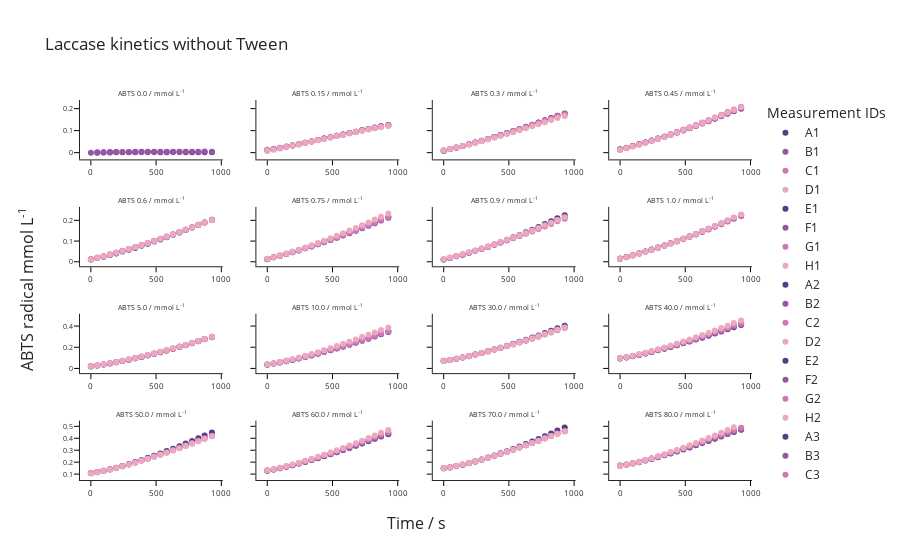

The cell this chart's notebook holds for it:
### Markdown cell above
### Visualize measurement data

### Code cell
estimator_woTween.visualize_data()

### Figure 1 — Plotly figure (JSON) as saved in the notebook; plotly's stock layout.template omitted (floating-point values rounded to 4 significant figures)
{"data": [{"marker": {"color": "rgb(87, 59, 136)"}, "mode": "markers", "name": "A1", "type": "scatter", "x": [0, 49, 97, 146, 194, 242, 291, 340, 388, 436, 485, 533, 581, 630, 679, 727, 776, 824, 872, 928], "xaxis": "x", "y": [null, 7.864e-05, 0.0008773, 0.001177, 0.001509, 0.001725, 0.002174, 0.00244, 0.002672, 0.002689, 0.002722, 0.002456, 0.002423, 0.002556, 0.00254, 0.002456, 0.002357, 0.002407, 0.00244, 0.002257], "yaxis": "y"}, {"marker": {"color": "rgb(152, 85, 166)"}, "mode": "markers", "name": "B1", "type": "scatter", "x": [0, 49, 97, 146, 194, 242, 291, 340, 388, 436, 485, 533, 581, 630, 679, 727, 776, 824, 872, 928], "xaxis": "x", "y": [7.864e-05, 0.001542, 0.002141, 0.002888, 0.003038, 0.002971, 0.003536, 0.003669, 0.004283, 0.004415, 0.004448, 0.004349, 0.0041, 0.004598, 0.004515, 0.004498, 0.004432, 0.004614, 0.004797, 0.004565], "yaxis": "y"}, {"marker": {"color": "rgb(206, 120, 179)"}, "mode": "markers", "name": "C1", "type": "scatter", "x": [0, 49, 97, 146, 194, 242, 291, 340, 388, 436, 485, 533, 581, 630, 679, 727, 776, 824, 872, 928], "xaxis": "x", "y": [null, null, null, null, null, null, null, null, null, null, null, null, null, null, null, null, null, null, null, null], "yaxis": "y"}, {"marker": {"color": "rgb(236, 168, 190)"}, "mode": "markers", "name": "D1", "type": "scatter", "x": [0, 49, 97, 146, 194, 242, 291, 340, 388, 436, 485, 533, 581, 630, 679, 727, 776, 824, 872, 928], "xaxis": "x", "y": [null, null, null, null, null, null, null, null, null, null, null, null, null, null, null, null, null, null, null, null], "yaxis": "y"}, {"marker": {"color": "rgb(87, 59, 136)"}, "mode": "markers", "name": "E1", "type": "scatter", "x": [0, 49, 97, 146, 194, 242, 291, 340, 388, 436, 485, 533, 581, 630, 679, 727, 776, 824, 872, 928], "xaxis": "x2", "y": [0.01095, 0.01636, 0.02133, 0.02698, 0.0329, 0.03871, 0.04495, 0.05145, 0.05766, 0.0639, 0.07023, 0.07653, 0.08242, 0.08913, 0.09506, 0.1014, 0.1074, 0.1137, 0.1195, 0.1249], "yaxis": "y2"}, {"marker": {"color": "rgb(152, 85, 166)"}, "mode": "markers", "name": "F1", "type": "scatter", "x": [0, 49, 97, 146, 194, 242, 291, 340, 388, 436, 485, 533, 581, 630, 679, 727, 776, 824, 872, 928], "xaxis": "x2", "y": [0.009812, 0.01498, 0.02058, 0.02643, 0.03242, 0.03851, 0.04481, 0.05121, 0.05789, 0.06431, 0.07036, 0.07663, 0.08299, 0.08932, 0.09542, 0.1014, 0.1079, 0.1137, 0.1196, 0.1255], "yaxis": "y2"}, {"marker": {"color": "rgb(206, 120, 179)"}, "mode": "markers", "name": "G1", "type": "scatter", "x": [0, 49, 97, 146, 194, 242, 291, 340, 388, 436, 485, 533, 581, 630, 679, 727, 776, 824, 872, 928], "xaxis": "x2", "y": [0.01323, 0.01662, 0.02196, 0.02757, 0.0332, 0.03912, 0.04531, 0.05126, 0.05795, 0.06408, 0.06999, 0.07597, 0.0817, 0.08825, 0.09439, 0.1002, 0.1065, 0.1125, 0.118, 0.1237], "yaxis": "y2"}, {"marker": {"color": "rgb(236, 168, 190)"}, "mode": "markers", "name": "H1", "type": "scatter", "x": [0, 49, 97, 146, 194, 242, 291, 340, 388, 436, 485, 533, 581, 630, 679, 727, 776, 824, 872, 928], "xaxis": "x2", "y": [0.008258, 0.01331, 0.01925, 0.02528, 0.03137, 0.03726, 0.04338, 0.05027, 0.05631, 0.06222, 0.06922, 0.0753, 0.08077, 0.08781, 0.09341, 0.09924, 0.1051, 0.1109, 0.117, 0.1215], "yaxis": "y2"}, {"marker": {"color": "rgb(87, 59, 136)"}, "mode": "markers", "name": "A2", "type": "scatter", "x": [0, 49, 97, 146, 194, 242, 291, 340, 388, 436, 485, 533, 581, 630, 679, 727, 776, 824, 872, 928], "xaxis": "x3", "y": [0.009069, 0.01651, 0.02314, 0.03036, 0.03801, 0.04597, 0.05423, 0.06247, 0.07129, 0.08005, 0.08912, 0.09825, 0.1077, 0.1174, 0.1269, 0.1369, 0.147, 0.1569, 0.167, 0.1774], "yaxis": "y3"}, {"marker": {"color": "rgb(152, 85, 166)"}, "mode": "markers", "name": "B2", "type": "scatter", "x": [0, 49, 97, 146, 194, 242, 291, 340, 388, 436, 485, 533, 581, 630, 679, 727, 776, 824, 872, 928], "xaxis": "x3", "y": [0.008573, 0.01626, 0.02283, 0.03007, 0.03787, 0.04547, 0.05345, 0.06204, 0.07074, 0.07967, 0.08869, 0.09748, 0.1067, 0.1161, 0.1259, 0.1361, 0.1456, 0.1558, 0.1659, 0.176], "yaxis": "y3"}, {"marker": {"color": "rgb(206, 120, 179)"}, "mode": "markers", "name": "C2", "type": "scatter", "x": [0, 49, 97, 146, 194, 242, 291, 340, 388, 436, 485, 533, 581, 630, 679, 727, 776, 824, 872, 928], "xaxis": "x3", "y": [0.009796, 0.01616, 0.02319, 0.03049, 0.03806, 0.0461, 0.05407, 0.06226, 0.07086, 0.07952, 0.08848, 0.09736, 0.1064, 0.1159, 0.1252, 0.1349, 0.1447, 0.1543, 0.1641, 0.1743], "yaxis": "y3"}, {"marker": {"color": "rgb(236, 168, 190)"}, "mode": "markers", "name": "D2", "type": "scatter", "x": [0, 49, 97, 146, 194, 242, 291, 340, 388, 436, 485, 533, 581, 630, 679, 727, 776, 824, 872, 928], "xaxis": "x3", "y": [0.01064, 0.0169, 0.02407, 0.03106, 0.03761, 0.04414, 0.05186, 0.05945, 0.06739, 0.07586, 0.08435, 0.09284, 0.1016, 0.1107, 0.1199, 0.1291, 0.1382, 0.1479, 0.1577, 0.1669], "yaxis": "y3"}, {"marker": {"color": "rgb(87, 59, 136)"}, "mode": "markers", "name": "E2", "type": "scatter", "x": [0, 49, 97, 146, 194, 242, 291, 340, 388, 436, 485, 533, 581, 630, 679, 727, 776, 824, 872, 928], "xaxis": "x4", "y": [0.0142, 0.02176, 0.0299, 0.03795, 0.04625, 0.05482, 0.06347, 0.07254, 0.08208, 0.09183, 0.1022, 0.1122, 0.1226, 0.1336, 0.1441, 0.155, 0.1665, 0.1779, 0.1897, 0.2012], "yaxis": "y4"}, {"marker": {"color": "rgb(152, 85, 166)"}, "mode": "markers", "name": "F2", "type": "scatter", "x": [0, 49, 97, 146, 194, 242, 291, 340, 388, 436, 485, 533, 581, 630, 679, 727, 776, 824, 872, 928], "xaxis": "x4", "y": [0.01504, 0.02217, 0.0302, 0.03842, 0.04618, 0.05461, 0.06427, 0.07251, 0.08151, 0.09113, 0.1009, 0.1108, 0.121, 0.1319, 0.1426, 0.1536, 0.1651, 0.1766, 0.1882, 0.1997], "yaxis": "y4"}, {"marker": {"color": "rgb(206, 120, 179)"}, "mode": "markers", "name": "G2", "type": "scatter", "x": [0, 49, 97, 146, 194, 242, 291, 340, 388, 436, 485, 533, 581, 630, 679, 727, 776, 824, 872, 928], "xaxis": "x4", "y": [0.01334, 0.02147, 0.02924, 0.03735, 0.0466, 0.05529, 0.06474, 0.07393, 0.08367, 0.0938, 0.1048, 0.115, 0.1259, 0.1373, 0.1486, 0.1602, 0.1721, 0.1841, 0.1959, 0.2086], "yaxis": "y4"}, {"marker": {"color": "rgb(236, 168, 190)"}, "mode": "markers", "name": "H2", "type": "scatter", "x": [0, 49, 97, 146, 194, 242, 291, 340, 388, 436, 485, 533, 581, 630, 679, 727, 776, 824, 872, 928], "xaxis": "x4", "y": [0.01254, 0.01966, 0.02773, 0.03577, 0.04392, 0.05313, 0.06246, 0.07158, 0.08183, 0.09159, 0.1024, 0.1132, 0.1235, 0.1351, 0.1465, 0.158, 0.1698, 0.1817, 0.1939, 0.2063], "yaxis": "y4"}, {"marker": {"color": "rgb(87, 59, 136)"}, "mode": "markers", "name": "A3", "type": "scatter", "x": [0, 49, 97, 146, 194, 242, 291, 340, 388, 436, 485, 533, 581, 630, 679, 727, 776, 824, 872, 928], "xaxis": "x5", "y": [0.01089, 0.01794, 0.02454, 0.03237, 0.04046, 0.04924, 0.05805, 0.0671, 0.07691, 0.08686, 0.09734, 0.1077, 0.1186, 0.13, 0.1412, 0.1532, 0.1655, 0.1776, 0.1901, 0.203], "yaxis": "y5"}, {"marker": {"color": "rgb(152, 85, 166)"}, "mode": "markers", "name": "B3", "type": "scatter", "x": [0, 49, 97, 146, 194, 242, 291, 340, 388, 436, 485, 533, 581, 630, 679, 727, 776, 824, 872, 928], "xaxis": "x5", "y": [0.01242, 0.01987, 0.02723, 0.03512, 0.04356, 0.05213, 0.06127, 0.07053, 0.07971, 0.08939, 0.09973, 0.1098, 0.1203, 0.1315, 0.1427, 0.1543, 0.1657, 0.1778, 0.1899, 0.2022], "yaxis": "y5"}, {"marker": {"color": "rgb(206, 120, 179)"}, "mode": "markers", "name": "C3", "type": "scatter", "x": [0, 49, 97, 146, 194, 242, 291, 340, 388, 436, 485, 533, 581, 630, 679, 727, 776, 824, 872, 928], "xaxis": "x5", "y": [0.0116, 0.01895, 0.02698, 0.03556, 0.04398, 0.05286, 0.06213, 0.07151, 0.08124, 0.09115, 0.1013, 0.1116, 0.122, 0.133, 0.144, 0.1553, 0.1665, 0.1784, 0.1901, 0.2028], "yaxis": "y5"}, {"marker": {"color": "rgb(236, 168, 190)"}, "mode": "markers", "name": "D3", "type": "scatter", "x": [0, 49, 97, 146, 194, 242, 291, 340, 388, 436, 485, 533, 581, 630, 679, 727, 776, 824, 872, 928], "xaxis": "x5", "y": [0.01094, 0.01915, 0.02672, 0.03481, 0.04319, 0.05192, 0.06123, 0.07042, 0.08026, 0.09009, 0.1005, 0.1107, 0.1213, 0.1322, 0.1432, 0.1543, 0.1658, 0.1776, 0.1897, 0.2015], "yaxis": "y5"}, {"marker": {"color": "rgb(87, 59, 136)"}, "mode": "markers", "name": "E3", "type": "scatter", "x": [0, 49, 97, 146, 194, 242, 291, 340, 388, 436, 485, 533, 581, 630, 679, 727, 776, 824, 872, 928], "xaxis": "x6", "y": [0.01285, 0.02133, 0.02932, 0.03738, 0.04623, 0.05503, 0.06476, 0.07437, 0.08426, 0.09466, 0.1051, 0.1157, 0.1268, 0.1382, 0.1497, 0.1617, 0.1737, 0.1861, 0.1987, 0.2124], "yaxis": "y6"}, {"marker": {"color": "rgb(152, 85, 166)"}, "mode": "markers", "name": "F3", "type": "scatter", "x": [0, 49, 97, 146, 194, 242, 291, 340, 388, 436, 485, 533, 581, 630, 679, 727, 776, 824, 872, 928], "xaxis": "x6", "y": [0.01384, 0.02237, 0.03062, 0.039, 0.04787, 0.05695, 0.06673, 0.07651, 0.08678, 0.09716, 0.1077, 0.1187, 0.1297, 0.1414, 0.1529, 0.1651, 0.1771, 0.1896, 0.2029, 0.2161], "yaxis": "y6"}, {"marker": {"color": "rgb(206, 120, 179)"}, "mode": "markers", "name": "G3", "type": "scatter", "x": [0, 49, 97, 146, 194, 242, 291, 340, 388, 436, 485, 533, 581, 630, 679, 727, 776, 824, 872, 928], "xaxis": "x6", "y": [0.01308, 0.02176, 0.02945, 0.03744, 0.04657, 0.05547, 0.06512, 0.07473, 0.08507, 0.09533, 0.1061, 0.1169, 0.128, 0.1399, 0.1515, 0.164, 0.1762, 0.1888, 0.2019, 0.2146], "yaxis": "y6"}, {"marker": {"color": "rgb(236, 168, 190)"}, "mode": "markers", "name": "H3", "type": "scatter", "x": [0, 49, 97, 146, 194, 242, 291, 340, 388, 436, 485, 533, 581, 630, 679, 727, 776, 824, 872, 928], "xaxis": "x6", "y": [0.01473, 0.02217, 0.03056, 0.03972, 0.04895, 0.05871, 0.06927, 0.07976, 0.09078, 0.1016, 0.1136, 0.1256, 0.1376, 0.1504, 0.1633, 0.1766, 0.1901, 0.204, 0.2178, 0.2325], "yaxis": "y6"}, {"marker": {"color": "rgb(87, 59, 136)"}, "mode": "markers", "name": "A4", "type": "scatter", "x": [0, 49, 97, 146, 194, 242, 291, 340, 388, 436, 485, 533, 581, 630, 679, 727, 776, 824, 872, 928], "xaxis": "x7", "y": [0.01117, 0.01854, 0.02636, 0.03453, 0.04337, 0.0529, 0.06276, 0.07291, 0.08368, 0.09466, 0.106, 0.118, 0.1299, 0.1423, 0.155, 0.1683, 0.1819, 0.1954, 0.2097, 0.224], "yaxis": "y7"}, {"marker": {"color": "rgb(152, 85, 166)"}, "mode": "markers", "name": "B4", "type": "scatter", "x": [0, 49, 97, 146, 194, 242, 291, 340, 388, 436, 485, 533, 581, 630, 679, 727, 776, 824, 872, 928], "xaxis": "x7", "y": [0.01094, 0.01876, 0.02662, 0.0351, 0.04408, 0.05308, 0.06291, 0.07233, 0.08231, 0.09277, 0.1035, 0.1147, 0.1258, 0.1376, 0.1498, 0.1623, 0.1751, 0.1882, 0.2015, 0.215], "yaxis": "y7"}, {"marker": {"color": "rgb(206, 120, 179)"}, "mode": "markers", "name": "C4", "type": "scatter", "x": [0, 49, 97, 146, 194, 242, 291, 340, 388, 436, 485, 533, 581, 630, 679, 727, 776, 824, 872, 928], "xaxis": "x7", "y": [0.0113, 0.01905, 0.02701, 0.03494, 0.04396, 0.05268, 0.06204, 0.07166, 0.08186, 0.09177, 0.1024, 0.113, 0.124, 0.1354, 0.1467, 0.1583, 0.1703, 0.1827, 0.1951, 0.2081], "yaxis": "y7"}, {"marker": {"color": "rgb(236, 168, 190)"}, "mode": "markers", "name": "D4", "type": "scatter", "x": [0, 49, 97, 146, 194, 242, 291, 340, 388, 436, 485, 533, 581, 630, 679, 727, 776, 824, 872, 928], "xaxis": "x7", "y": [0.01338, 0.02071, 0.02876, 0.0372, 0.04599, 0.055, 0.06503, 0.07446, 0.08479, 0.09525, 0.1059, 0.1169, 0.1277, 0.1395, 0.1513, 0.1636, 0.176, 0.1888, 0.2019, 0.215], "yaxis": "y7"}, {"marker": {"color": "rgb(87, 59, 136)"}, "mode": "markers", "name": "E4", "type": "scatter", "x": [0, 49, 97, 146, 194, 242, 291, 340, 388, 436, 485, 533, 581, 630, 679, 727, 776, 824, 872, 928], "xaxis": "x8", "y": [0.01446, 0.02287, 0.03157, 0.04028, 0.04919, 0.05892, 0.06877, 0.07917, 0.08952, 0.1005, 0.1116, 0.1229, 0.1344, 0.1468, 0.1591, 0.1715, 0.1845, 0.1976, 0.2112, 0.225], "yaxis": "y8"}, {"marker": {"color": "rgb(152, 85, 166)"}, "mode": "markers", "name": "F4", "type": "scatter", "x": [0, 49, 97, 146, 194, 242, 291, 340, 388, 436, 485, 533, 581, 630, 679, 727, 776, 824, 872, 928], "xaxis": "x8", "y": [0.01465, 0.0225, 0.03082, 0.03959, 0.04837, 0.05766, 0.06736, 0.07747, 0.08806, 0.0983, 0.1095, 0.1207, 0.1319, 0.1442, 0.1561, 0.1687, 0.181, 0.194, 0.2074, 0.2209], "yaxis": "y8"}, {"marker": {"color": "rgb(206, 120, 179)"}, "mode": "markers", "name": "G4", "type": "scatter", "x": [0, 49, 97, 146, 194, 242, 291, 340, 388, 436, 485, 533, 581, 630, 679, 727, 776, 824, 872, 928], "xaxis": "x8", "y": [0.01575, 0.0234, 0.03209, 0.04074, 0.04906, 0.05855, 0.0685, 0.07821, 0.08916, 0.1, 0.1111, 0.1227, 0.1344, 0.1467, 0.1592, 0.1721, 0.1851, 0.1983, 0.212, 0.2262], "yaxis": "y8"}, {"marker": {"color": "rgb(236, 168, 190)"}, "mode": "markers", "name": "H4", "type": "scatter", "x": [0, 49, 97, 146, 194, 242, 291, 340, 388, 436, 485, 533, 581, 630, 679, 727, 776, 824, 872, 928], "xaxis": "x8", "y": [0.01451, 0.02238, 0.03046, 0.03923, 0.04798, 0.05745, 0.06768, 0.07779, 0.08849, 0.09962, 0.1112, 0.1227, 0.1346, 0.1469, 0.1598, 0.1728, 0.186, 0.1996, 0.2132, 0.2277], "yaxis": "y8"}, {"marker": {"color": "rgb(87, 59, 136)"}, "mode": "markers", "name": "A5", "type": "scatter", "x": [0, 49, 97, 146, 194, 242, 291, 340, 388, 436, 485, 533, 581, 630, 679, 727, 776, 824, 872, 928], "xaxis": "x9", "y": [0.01892, 0.02757, 0.03686, 0.04694, 0.05766, 0.06941, 0.08189, 0.09504, 0.1089, 0.1232, 0.1379, 0.1535, 0.1696, 0.1862, 0.2034, 0.2215, 0.2395, 0.2585, 0.278, 0.2982], "yaxis": "y9"}, {"marker": {"color": "rgb(152, 85, 166)"}, "mode": "markers", "name": "B5", "type": "scatter", "x": [0, 49, 97, 146, 194, 242, 291, 340, 388, 436, 485, 533, 581, 630, 679, 727, 776, 824, 872, 928], "xaxis": "x9", "y": [0.01953, 0.0284, 0.03775, 0.04801, 0.05876, 0.07045, 0.08275, 0.09571, 0.1092, 0.1231, 0.1379, 0.1529, 0.1686, 0.1847, 0.2012, 0.2193, 0.2378, 0.2563, 0.2749, 0.2932], "yaxis": "y9"}, {"marker": {"color": "rgb(206, 120, 179)"}, "mode": "markers", "name": "C5", "type": "scatter", "x": [0, 49, 97, 146, 194, 242, 291, 340, 388, 436, 485, 533, 581, 630, 679, 727, 776, 824, 872, 928], "xaxis": "x9", "y": [0.0206, 0.02976, 0.03925, 0.04963, 0.06067, 0.07243, 0.08496, 0.09785, 0.112, 0.1261, 0.1409, 0.1562, 0.1719, 0.188, 0.2046, 0.2222, 0.2399, 0.2585, 0.2774, 0.297], "yaxis": "y9"}, {"marker": {"color": "rgb(236, 168, 190)"}, "mode": "markers", "name": "D5", "type": "scatter", "x": [0, 49, 97, 146, 194, 242, 291, 340, 388, 436, 485, 533, 581, 630, 679, 727, 776, 824, 872, 928], "xaxis": "x9", "y": [0.02097, 0.0301, 0.03996, 0.05029, 0.06159, 0.0734, 0.08603, 0.09906, 0.113, 0.1271, 0.1418, 0.1573, 0.1733, 0.1895, 0.2065, 0.224, 0.2416, 0.26, 0.2787, 0.2982], "yaxis": "y9"}, {"marker": {"color": "rgb(87, 59, 136)"}, "mode": "markers", "name": "E5", "type": "scatter", "x": [0, 49, 97, 146, 194, 242, 291, 340, 388, 436, 485, 533, 581, 630, 679, 727, 776, 824, 872, 928], "xaxis": "x10", "y": [0.03574, 0.04537, 0.05613, 0.06766, 0.08042, 0.0937, 0.1079, 0.1228, 0.1384, 0.1542, 0.1708, 0.188, 0.2053, 0.2237, 0.2421, 0.2614, 0.281, 0.301, 0.3218, 0.343], "yaxis": "y10"}, {"marker": {"color": "rgb(152, 85, 166)"}, "mode": "markers", "name": "F5", "type": "scatter", "x": [0, 49, 97, 146, 194, 242, 291, 340, 388, 436, 485, 533, 581, 630, 679, 727, 776, 824, 872, 928], "xaxis": "x10", "y": [0.03598, 0.04698, 0.05752, 0.0693, 0.08237, 0.09624, 0.1108, 0.1259, 0.1421, 0.1581, 0.1754, 0.1929, 0.2109, 0.2297, 0.2491, 0.2686, 0.2886, 0.3098, 0.3312, 0.3527], "yaxis": "y10"}, {"marker": {"color": "rgb(206, 120, 179)"}, "mode": "markers", "name": "G5", "type": "scatter", "x": [0, 49, 97, 146, 194, 242, 291, 340, 388, 436, 485, 533, 581, 630, 679, 727, 776, 824, 872, 928], "xaxis": "x10", "y": [0.03666, 0.04655, 0.05756, 0.06981, 0.08256, 0.09635, 0.1109, 0.126, 0.1421, 0.1584, 0.1753, 0.1924, 0.2099, 0.2283, 0.247, 0.2659, 0.286, 0.3061, 0.327, 0.3481], "yaxis": "y10"}, {"marker": {"color": "rgb(236, 168, 190)"}, "mode": "markers", "name": "H5", "type": "scatter", "x": [0, 49, 97, 146, 194, 242, 291, 340, 388, 436, 485, 533, 581, 630, 679, 727, 776, 824, 872, 928], "xaxis": "x10", "y": [0.03803, 0.04892, 0.0612, 0.07427, 0.08838, 0.1032, 0.1192, 0.1359, 0.1535, 0.1717, 0.1911, 0.2111, 0.2317, 0.2527, 0.2742, 0.2961, 0.3179, 0.3399, 0.3627, 0.3858], "yaxis": "y10"}, {"marker": {"color": "rgb(87, 59, 136)"}, "mode": "markers", "name": "A7", "type": "scatter", "x": [0, 49, 97, 146, 194, 242, 291, 340, 388, 436, 485, 533, 581, 630, 679, 727, 776, 824, 872, 928], "xaxis": "x11", "y": [0.06959, 0.07863, 0.08992, 0.1021, 0.1155, 0.1302, 0.1456, 0.1616, 0.1785, 0.1957, 0.2136, 0.232, 0.2512, 0.2707, 0.291, 0.3119, 0.3339, 0.356, 0.3786, 0.4029], "yaxis": "y11"}, {"marker": {"color": "rgb(152, 85, 166)"}, "mode": "markers", "name": "B7", "type": "scatter", "x": [0, 49, 97, 146, 194, 242, 291, 340, 388, 436, 485, 533, 581, 630, 679, 727, 776, 824, 872, 928], "xaxis": "x11", "y": [0.07134, 0.08044, 0.0915, 0.1037, 0.117, 0.1311, 0.1459, 0.1616, 0.178, 0.1945, 0.2118, 0.2295, 0.2474, 0.2666, 0.2857, 0.3054, 0.3256, 0.3464, 0.3672, 0.3891], "yaxis": "y11"}, {"marker": {"color": "rgb(206, 120, 179)"}, "mode": "markers", "name": "C7", "type": "scatter", "x": [0, 49, 97, 146, 194, 242, 291, 340, 388, 436, 485, 533, 581, 630, 679, 727, 776, 824, 872, 928], "xaxis": "x11", "y": [0.0714, 0.08037, 0.09116, 0.1032, 0.1163, 0.1303, 0.145, 0.1605, 0.1766, 0.1926, 0.2093, 0.2263, 0.2441, 0.2624, 0.2809, 0.3, 0.3198, 0.3397, 0.3599, 0.3811], "yaxis": "y11"}, {"marker": {"color": "rgb(236, 168, 190)"}, "mode": "markers", "name": "D7", "type": "scatter", "x": [0, 49, 97, 146, 194, 242, 291, 340, 388, 436, 485, 533, 581, 630, 679, 727, 776, 824, 872, 928], "xaxis": "x11", "y": [0.06999, 0.07957, 0.09052, 0.1029, 0.1164, 0.1307, 0.1455, 0.161, 0.1774, 0.1941, 0.2115, 0.2289, 0.2469, 0.2654, 0.2843, 0.3037, 0.3237, 0.3438, 0.3643, 0.3855], "yaxis": "y11"}, {"marker": {"color": "rgb(87, 59, 136)"}, "mode": "markers", "name": "E7", "type": "scatter", "x": [0, 49, 97, 146, 194, 242, 291, 340, 388, 436, 485, 533, 581, 630, 679, 727, 776, 824, 872, 928], "xaxis": "x12", "y": [0.09451, 0.1038, 0.1152, 0.1277, 0.1411, 0.1555, 0.1709, 0.1864, 0.2028, 0.2193, 0.2365, 0.2539, 0.272, 0.2907, 0.3096, 0.3291, 0.3491, 0.3692, 0.3896, 0.4102], "yaxis": "y12"}, {"marker": {"color": "rgb(152, 85, 166)"}, "mode": "markers", "name": "F7", "type": "scatter", "x": [0, 49, 97, 146, 194, 242, 291, 340, 388, 436, 485, 533, 581, 630, 679, 727, 776, 824, 872, 928], "xaxis": "x12", "y": [0.09483, 0.1048, 0.1166, 0.1294, 0.143, 0.1577, 0.1729, 0.1888, 0.2053, 0.2222, 0.2396, 0.2574, 0.2756, 0.2948, 0.3139, 0.3335, 0.3537, 0.3739, 0.395, 0.416], "yaxis": "y12"}, {"marker": {"color": "rgb(206, 120, 179)"}, "mode": "markers", "name": "G7", "type": "scatter", "x": [0, 49, 97, 146, 194, 242, 291, 340, 388, 436, 485, 533, 581, 630, 679, 727, 776, 824, 872, 928], "xaxis": "x12", "y": [0.09466, 0.1052, 0.1172, 0.1305, 0.1446, 0.1597, 0.1756, 0.1916, 0.2089, 0.2264, 0.2444, 0.2625, 0.2816, 0.301, 0.3209, 0.3411, 0.3617, 0.3827, 0.4041, 0.4253], "yaxis": "y12"}, {"marker": {"color": "rgb(236, 168, 190)"}, "mode": "markers", "name": "H7", "type": "scatter", "x": [0, 49, 97, 146, 194, 242, 291, 340, 388, 436, 485, 533, 581, 630, 679, 727, 776, 824, 872, 928], "xaxis": "x12", "y": [0.09611, 0.1069, 0.1192, 0.133, 0.1477, 0.1636, 0.1802, 0.1976, 0.2156, 0.2341, 0.2535, 0.2729, 0.2933, 0.3144, 0.336, 0.3581, 0.3809, 0.4036, 0.4295, 0.4528], "yaxis": "y12"}, {"marker": {"color": "rgb(87, 59, 136)"}, "mode": "markers", "name": "A8", "type": "scatter", "x": [0, 49, 97, 146, 194, 242, 291, 340, 388, 436, 485, 533, 581, 630, 679, 727, 776, 824, 872, 928], "xaxis": "x13", "y": [0.1084, 0.1171, 0.128, 0.1403, 0.154, 0.1689, 0.1847, 0.201, 0.2182, 0.2361, 0.2544, 0.2732, 0.2926, 0.3131, 0.3341, 0.3553, 0.3778, 0.4004, 0.4241, 0.4488], "yaxis": "y13"}, {"marker": {"color": "rgb(152, 85, 166)"}, "mode": "markers", "name": "B8", "type": "scatter", "x": [0, 49, 97, 146, 194, 242, 291, 340, 388, 436, 485, 533, 581, 630, 679, 727, 776, 824, 872, 928], "xaxis": "x13", "y": [0.1073, 0.1162, 0.1267, 0.1388, 0.1523, 0.1663, 0.1814, 0.1968, 0.2134, 0.2301, 0.2476, 0.2649, 0.2829, 0.3026, 0.3216, 0.3411, 0.3611, 0.3819, 0.4021, 0.4233], "yaxis": "y13"}, {"marker": {"color": "rgb(206, 120, 179)"}, "mode": "markers", "name": "C8", "type": "scatter", "x": [0, 49, 97, 146, 194, 242, 291, 340, 388, 436, 485, 533, 581, 630, 679, 727, 776, 824, 872, 928], "xaxis": "x13", "y": [0.1094, 0.1181, 0.1287, 0.1407, 0.1537, 0.1675, 0.1822, 0.1973, 0.2137, 0.2295, 0.2464, 0.2642, 0.2816, 0.2997, 0.3179, 0.337, 0.3563, 0.3765, 0.3966, 0.4172], "yaxis": "y13"}, {"marker": {"color": "rgb(236, 168, 190)"}, "mode": "markers", "name": "D8", "type": "scatter", "x": [0, 49, 97, 146, 194, 242, 291, 340, 388, 436, 485, 533, 581, 630, 679, 727, 776, 824, 872, 928], "xaxis": "x13", "y": [0.107, 0.116, 0.1263, 0.1382, 0.1514, 0.1654, 0.1804, 0.1956, 0.2116, 0.2281, 0.2446, 0.2619, 0.2798, 0.2981, 0.3167, 0.336, 0.3553, 0.3755, 0.3954, 0.4162], "yaxis": "y13"}, {"marker": {"color": "rgb(87, 59, 136)"}, "mode": "markers", "name": "E8", "type": "scatter", "x": [0, 49, 97, 146, 194, 242, 291, 340, 388, 436, 485, 533, 581, 630, 679, 727, 776, 824, 872, 928], "xaxis": "x14", "y": [0.1285, 0.1379, 0.1486, 0.1608, 0.174, 0.1881, 0.2025, 0.2174, 0.2335, 0.2497, 0.2665, 0.2834, 0.3011, 0.3194, 0.3377, 0.3566, 0.3756, 0.395, 0.4147, 0.4342], "yaxis": "y14"}, {"marker": {"color": "rgb(152, 85, 166)"}, "mode": "markers", "name": "F8", "type": "scatter", "x": [0, 49, 97, 146, 194, 242, 291, 340, 388, 436, 485, 533, 581, 630, 679, 727, 776, 824, 872, 928], "xaxis": "x14", "y": [0.129, 0.1382, 0.149, 0.1614, 0.1745, 0.1886, 0.2034, 0.2188, 0.2349, 0.2516, 0.2684, 0.2855, 0.3033, 0.3217, 0.3404, 0.3593, 0.3786, 0.398, 0.418, 0.4376], "yaxis": "y14"}, {"marker": {"color": "rgb(206, 120, 179)"}, "mode": "markers", "name": "G8", "type": "scatter", "x": [0, 49, 97, 146, 194, 242, 291, 340, 388, 436, 485, 533, 581, 630, 679, 727, 776, 824, 872, 928], "xaxis": "x14", "y": [0.1316, 0.1414, 0.1528, 0.1654, 0.1788, 0.1933, 0.2086, 0.2244, 0.2412, 0.2577, 0.2753, 0.2932, 0.3116, 0.3307, 0.3504, 0.3698, 0.39, 0.41, 0.4305, 0.4504], "yaxis": "y14"}, {"marker": {"color": "rgb(236, 168, 190)"}, "mode": "markers", "name": "H8", "type": "scatter", "x": [0, 49, 97, 146, 194, 242, 291, 340, 388, 436, 485, 533, 581, 630, 679, 727, 776, 824, 872, 928], "xaxis": "x14", "y": [0.1325, 0.142, 0.1535, 0.1664, 0.1803, 0.1952, 0.211, 0.2273, 0.2446, 0.262, 0.2805, 0.2994, 0.3183, 0.3386, 0.359, 0.3802, 0.4022, 0.4239, 0.4468, 0.4696], "yaxis": "y14"}, {"marker": {"color": "rgb(87, 59, 136)"}, "mode": "markers", "name": "A9", "type": "scatter", "x": [0, 49, 97, 146, 194, 242, 291, 340, 388, 436, 485, 533, 581, 630, 679, 727, 776, 824, 872, 928], "xaxis": "x15", "y": [0.1482, 0.1562, 0.1668, 0.1788, 0.1922, 0.2066, 0.2224, 0.2388, 0.2561, 0.2737, 0.2922, 0.3111, 0.3311, 0.3515, 0.3728, 0.3944, 0.4169, 0.4402, 0.464, 0.4897], "yaxis": "y15"}, {"marker": {"color": "rgb(152, 85, 166)"}, "mode": "markers", "name": "B9", "type": "scatter", "x": [0, 49, 97, 146, 194, 242, 291, 340, 388, 436, 485, 533, 581, 630, 679, 727, 776, 824, 872, 928], "xaxis": "x15", "y": [0.1495, 0.1573, 0.1673, 0.1791, 0.1919, 0.2058, 0.2206, 0.2361, 0.2524, 0.2692, 0.2864, 0.3038, 0.3223, 0.3415, 0.3602, 0.3801, 0.3997, 0.4198, 0.4395, 0.4596], "yaxis": "y15"}, {"marker": {"color": "rgb(206, 120, 179)"}, "mode": "markers", "name": "C9", "type": "scatter", "x": [0, 49, 97, 146, 194, 242, 291, 340, 388, 436, 485, 533, 581, 630, 679, 727, 776, 824, 872, 928], "xaxis": "x15", "y": [0.1512, 0.1586, 0.1685, 0.1805, 0.1933, 0.2072, 0.2223, 0.2374, 0.2538, 0.2701, 0.2874, 0.3048, 0.3232, 0.3416, 0.3604, 0.3797, 0.399, 0.4193, 0.4388, 0.4581], "yaxis": "y15"}, {"marker": {"color": "rgb(236, 168, 190)"}, "mode": "markers", "name": "D9", "type": "scatter", "x": [0, 49, 97, 146, 194, 242, 291, 340, 388, 436, 485, 533, 581, 630, 679, 727, 776, 824, 872, 928], "xaxis": "x15", "y": [0.1497, 0.1579, 0.168, 0.1799, 0.1926, 0.2067, 0.2215, 0.2368, 0.2529, 0.2696, 0.2867, 0.3043, 0.3224, 0.3411, 0.3602, 0.3796, 0.3996, 0.4194, 0.4386, 0.4586], "yaxis": "y15"}, {"marker": {"color": "rgb(87, 59, 136)"}, "mode": "markers", "name": "E9", "type": "scatter", "x": [0, 49, 97, 146, 194, 242, 291, 340, 388, 436, 485, 533, 581, 630, 679, 727, 776, 824, 872, 928], "xaxis": "x16", "y": [0.1693, 0.1777, 0.1883, 0.2002, 0.213, 0.2271, 0.2418, 0.2571, 0.2731, 0.2891, 0.3063, 0.3236, 0.3413, 0.3599, 0.378, 0.3966, 0.4149, 0.4348, 0.4531, 0.4712], "yaxis": "y16"}, {"marker": {"color": "rgb(152, 85, 166)"}, "mode": "markers", "name": "F9", "type": "scatter", "x": [0, 49, 97, 146, 194, 242, 291, 340, 388, 436, 485, 533, 581, 630, 679, 727, 776, 824, 872, 928], "xaxis": "x16", "y": [0.1724, 0.1807, 0.1908, 0.2029, 0.2161, 0.2299, 0.2444, 0.26, 0.2764, 0.2928, 0.3099, 0.3277, 0.3456, 0.3642, 0.3825, 0.401, 0.4198, 0.4385, 0.4576, 0.4761], "yaxis": "y16"}, {"marker": {"color": "rgb(206, 120, 179)"}, "mode": "markers", "name": "G9", "type": "scatter", "x": [0, 49, 97, 146, 194, 242, 291, 340, 388, 436, 485, 533, 581, 630, 679, 727, 776, 824, 872, 928], "xaxis": "x16", "y": [0.1692, 0.1786, 0.1896, 0.2024, 0.2164, 0.2311, 0.2467, 0.2629, 0.2799, 0.297, 0.3147, 0.3334, 0.3522, 0.3716, 0.3912, 0.4102, 0.4298, 0.4502, 0.4691, 0.4874], "yaxis": "y16"}, {"marker": {"color": "rgb(236, 168, 190)"}, "mode": "markers", "name": "H9", "type": "scatter", "x": [0, 49, 97, 146, 194, 242, 291, 340, 388, 436, 485, 533, 581, 630, 679, 727, 776, 824, 872, 928], "xaxis": "x16", "y": [0.1679, 0.1776, 0.1894, 0.2027, 0.2173, 0.2329, 0.2495, 0.2664, 0.2841, 0.3021, 0.321, 0.3406, 0.3604, 0.3815, 0.403, 0.424, 0.4465, 0.4688, 0.4913, null], "yaxis": "y16"}], "layout": {"annotations": [{"font": {"size": 7}, "showarrow": false, "text": "ABTS 0.0 / mmol L<sup>-1</sup>", "x": 0.1062, "xanchor": "center", "xref": "paper", "y": 1, "yanchor": "bottom", "yref": "paper"}, {"font": {"size": 7}, "showarrow": false, "text": "ABTS 0.15 / mmol L<sup>-1</sup>", "x": 0.3688, "xanchor": "center", "xref": "paper", "y": 1, "yanchor": "bottom", "yref": "paper"}, {"font": {"size": 7}, "showarrow": false, "text": "ABTS 0.3 / mmol L<sup>-1</sup>", "x": 0.6313, "xanchor": "center", "xref": "paper", "y": 1, "yanchor": "bottom", "yref": "paper"}, {"font": {"size": 7}, "showarrow": false, "text": "ABTS 0.45 / mmol L<sup>-1</sup>", "x": 0.8938, "xanchor": "center", "xref": "paper", "y": 1, "yanchor": "bottom", "yref": "paper"}, {"font": {"size": 7}, "showarrow": false, "text": "ABTS 0.6 / mmol L<sup>-1</sup>", "x": 0.1062, "xanchor": "center", "xref": "paper", "y": 0.7188, "yanchor": "bottom", "yref": "paper"}, {"font": {"size": 7}, "showarrow": false, "text": "ABTS 0.75 / mmol L<sup>-1</sup>", "x": 0.3688, "xanchor": "center", "xref": "paper", "y": 0.7188, "yanchor": "bottom", "yref": "paper"}, {"font": {"size": 7}, "showarrow": false, "text": "ABTS 0.9 / mmol L<sup>-1</sup>", "x": 0.6313, "xanchor": "center", "xref": "paper", "y": 0.7188, "yanchor": "bottom", "yref": "paper"}, {"font": {"size": 7}, "showarrow": false, "text": "ABTS 1.0 / mmol L<sup>-1</sup>", "x": 0.8938, "xanchor": "center", "xref": "paper", "y": 0.7188, "yanchor": "bottom", "yref": "paper"}, {"font": {"size": 7}, "showarrow": false, "text": "ABTS 5.0 / mmol L<sup>-1</sup>", "x": 0.1062, "xanchor": "center", "xref": "paper", "y": 0.4375, "yanchor": "bottom", "yref": "paper"}, {"font": {"size": 7}, "showarrow": false, "text": "ABTS 10.0 / mmol L<sup>-1</sup>", "x": 0.3688, "xanchor": "center", "xref": "paper", "y": 0.4375, "yanchor": "bottom", "yref": "paper"}, {"font": {"size": 7}, "showarrow": false, "text": "ABTS 30.0 / mmol L<sup>-1</sup>", "x": 0.6313, "xanchor": "center", "xref": "paper", "y": 0.4375, "yanchor": "bottom", "yref": "paper"}, {"font": {"size": 7}, "showarrow": false, "text": "ABTS 40.0 / mmol L<sup>-1</sup>", "x": 0.8938, "xanchor": "center", "xref": "paper", "y": 0.4375, "yanchor": "bottom", "yref": "paper"}, {"font": {"size": 7}, "showarrow": false, "text": "ABTS 50.0 / mmol L<sup>-1</sup>", "x": 0.1062, "xanchor": "center", "xref": "paper", "y": 0.1562, "yanchor": "bottom", "yref": "paper"}, {"font": {"size": 7}, "showarrow": false, "text": "ABTS 60.0 / mmol L<sup>-1</sup>", "x": 0.3688, "xanchor": "center", "xref": "paper", "y": 0.1562, "yanchor": "bottom", "yref": "paper"}, {"font": {"size": 7}, "showarrow": false, "text": "ABTS 70.0 / mmol L<sup>-1</sup>", "x": 0.6313, "xanchor": "center", "xref": "paper", "y": 0.1562, "yanchor": "bottom", "yref": "paper"}, {"font": {"size": 7}, "showarrow": false, "text": "ABTS 80.0 / mmol L<sup>-1</sup>", "x": 0.8938, "xanchor": "center", "xref": "paper", "y": 0.1562, "yanchor": "bottom", "yref": "paper"}, {"font": {"size": 16}, "showarrow": false, "text": "Time / s", "x": 0.5, "xanchor": "center", "xref": "paper", "y": 0, "yanchor": "top", "yref": "paper", "yshift": -30}, {"font": {"size": 16}, "showarrow": false, "text": "ABTS radical mmol L<sup>-1</sup>", "textangle": -90, "x": 0, "xanchor": "right", "xref": "paper", "xshift": -40, "y": 0.5, "yanchor": "middle", "yref": "paper"}], "hoverlabel": {"align": "right"}, "legend": {"title": {"text": "Measurement IDs"}}, "title": {"text": "Laccase kinetics without Tween"}, "xaxis": {"anchor": "y", "domain": [0, 0.2125], "showgrid": false, "tickcolor": "black", "tickfont": {"size": 8}, "ticks": "outside", "tickwidth": 1, "title": {"font": {"size": 8}}}, "xaxis10": {"anchor": "y10", "domain": [0.2625, 0.475], "tickcolor": "black", "tickfont": {"size": 8}, "ticks": "outside", "tickwidth": 1, "title": {"font": {"size": 8}}}, "xaxis11": {"anchor": "y11", "domain": [0.525, 0.7375], "tickcolor": "black", "tickfont": {"size": 8}, "ticks": "outside", "tickwidth": 1, "title": {"font": {"size": 8}}}, "xaxis12": {"anchor": "y12", "domain": [0.7875, 1], "tickcolor": "black", "tickfont": {"size": 8}, "ticks": "outside", "tickwidth": 1, "title": {"font": {"size": 8}}}, "xaxis13": {"anchor": "y13", "domain": [0, 0.2125], "tickcolor": "black", "tickfont": {"size": 8}, "ticks": "outside", "tickwidth": 1, "title": {"font": {"size": 8}}}, "xaxis14": {"anchor": "y14", "domain": [0.2625, 0.475], "tickcolor": "black", "tickfont": {"size": 8}, "ticks": "outside", "tickwidth": 1, "title": {"font": {"size": 8}}}, "xaxis15": {"anchor": "y15", "domain": [0.525, 0.7375], "tickcolor": "black", "tickfont": {"size": 8}, "ticks": "outside", "tickwidth": 1, "title": {"font": {"size": 8}}}, "xaxis16": {"anchor": "y16", "domain": [0.7875, 1], "tickcolor": "black", "tickfont": {"size": 8}, "ticks": "outside", "tickwidth": 1, "title": {"font": {"size": 8}}}, "xaxis2": {"anchor": "y2", "domain": [0.2625, 0.475], "tickcolor": "black", "tickfont": {"size": 8}, "ticks": "outside", "tickwidth": 1, "title": {"font": {"size": 8}}}, "xaxis3": {"anchor": "y3", "domain": [0.525, 0.7375], "tickcolor": "black", "tickfont": {"size": 8}, "ticks": "outside", "tickwidth": 1, "title": {"font": {"size": 8}}}, "xaxis4": {"anchor": "y4", "domain": [0.7875, 1], "tickcolor": "black", "tickfont": {"size": 8}, "ticks": "outside", "tickwidth": 1, "title": {"font": {"size": 8}}}, "xaxis5": {"anchor": "y5", "domain": [0, 0.2125], "tickcolor": "black", "tickfont": {"size": 8}, "ticks": "outside", "tickwidth": 1, "title": {"font": {"size": 8}}}, "xaxis6": {"anchor": "y6", "domain": [0.2625, 0.475], "tickcolor": "black", "tickfont": {"size": 8}, "ticks": "outside", "tickwidth": 1, "title": {"font": {"size": 8}}}, "xaxis7": {"anchor": "y7", "domain": [0.525, 0.7375], "tickcolor": "black", "tickfont": {"size": 8}, "ticks": "outside", "tickwidth": 1, "title": {"font": {"size": 8}}}, "xaxis8": {"anchor": "y8", "domain": [0.7875, 1], "tickcolor": "black", "tickfont": {"size": 8}, "ticks": "outside", "tickwidth": 1, "title": {"font": {"size": 8}}}, "xaxis9": {"anchor": "y9", "domain": [0, 0.2125], "tickcolor": "black", "tickfont": {"size": 8}, "ticks": "outside", "tickwidth": 1, "title": {"font": {"size": 8}}}, "yaxis": {"anchor": "x", "domain": [0.8438, 1], "showgrid": false, "tickcolor": "black", "tickfont": {"size": 7}, "ticks": "outside", "tickwidth": 1, "title": {"font": {"size": 7}}}, "yaxis10": {"anchor": "x10", "domain": [0.2812, 0.4375], "matches": "y9", "showticklabels": false, "tickcolor": "black", "tickfont": {"size": 7}, "ticks": "outside", "tickwidth": 1, "title": {"font": {"size": 7}}}, "yaxis11": {"anchor": "x11", "domain": [0.2812, 0.4375], "matches": "y9", "showticklabels": false, "tickcolor": "black", "tickfont": {"size": 7}, "ticks": "outside", "tickwidth": 1, "title": {"font": {"size": 7}}}, "yaxis12": {"anchor": "x12", "domain": [0.2812, 0.4375], "matches": "y9", "showticklabels": false, "tickcolor": "black", "tickfont": {"size": 7}, "ticks": "outside", "tickwidth": 1, "title": {"font": {"size": 7}}}, "yaxis13": {"anchor": "x13", "domain": [0, 0.1562], "tickcolor": "black", "tickfont": {"size": 7}, "ticks": "outside", "tickwidth": 1, "title": {"font": {"size": 7}}}, "yaxis14": {"anchor": "x14", "domain": [0, 0.1562], "matches": "y13", "showticklabels": false, "tickcolor": "black", "tickfont": {"size": 7}, "ticks": "outside", "tickwidth": 1, "title": {"font": {"size": 7}}}, "yaxis15": {"anchor": "x15", "domain": [0, 0.1562], "matches": "y13", "showticklabels": false, "tickcolor": "black", "tickfont": {"size": 7}, "ticks": "outside", "tickwidth": 1, "title": {"font": {"size": 7}}}, "yaxis16": {"anchor": "x16", "domain": [0, 0.1562], "matches": "y13", "showticklabels": false, "tickcolor": "black", "tickfont": {"size": 7}, "ticks": "outside", "tickwidth": 1, "title": {"font": {"size": 7}}}, "yaxis2": {"anchor": "x2", "domain": [0.8438, 1], "matches": "y", "showticklabels": false, "tickcolor": "black", "tickfont": {"size": 7}, "ticks": "outside", "tickwidth": 1, "title": {"font": {"size": 7}}}, "yaxis3": {"anchor": "x3", "domain": [0.8438, 1], "matches": "y", "showticklabels": false, "tickcolor": "black", "tickfont": {"size": 7}, "ticks": "outside", "tickwidth": 1, "title": {"font": {"size": 7}}}, "yaxis4": {"anchor": "x4", "domain": [0.8438, 1], "matches": "y", "showticklabels": false, "tickcolor": "black", "tickfont": {"size": 7}, "ticks": "outside", "tickwidth": 1, "title": {"font": {"size": 7}}}, "yaxis5": {"anchor": "x5", "domain": [0.5625, 0.7188], "tickcolor": "black", "tickfont": {"size": 7}, "ticks": "outside", "tickwidth": 1, "title": {"font": {"size": 7}}}, "yaxis6": {"anchor": "x6", "domain": [0.5625, 0.7188], "matches": "y5", "showticklabels": false, "tickcolor": "black", "tickfont": {"size": 7}, "ticks": "outside", "tickwidth": 1, "title": {"font": {"size": 7}}}, "yaxis7": {"anchor": "x7", "domain": [0.5625, 0.7188], "matches": "y5", "showticklabels": false, "tickcolor": "black", "tickfont": {"size": 7}, "ticks": "outside", "tickwidth": 1, "title": {"font": {"size": 7}}}, "yaxis8": {"anchor": "x8", "domain": [0.5625, 0.7188], "matches": "y5", "showticklabels": false, "tickcolor": "black", "tickfont": {"size": 7}, "ticks": "outside", "tickwidth": 1, "title": {"font": {"size": 7}}}, "yaxis9": {"anchor": "x9", "domain": [0.2812, 0.4375], "tickcolor": "black", "tickfont": {"size": 7}, "ticks": "outside", "tickwidth": 1, "title": {"font": {"size": 7}}}}}
